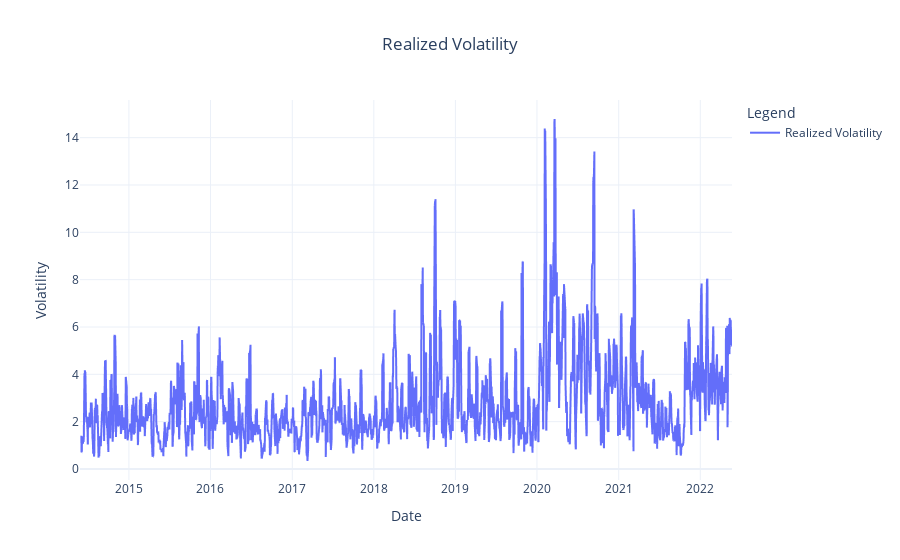

Notebook code cell kept with this figure:
### Code cell
newnames = {'Adj Close':'Realized Volatility'} # For Visualizations
fig = px.line(realized_vol, template='plotly_white', labels={'value':'Volatility'}, title='Realized Volatility')
fig.for_each_trace(lambda t: t.update(name = newnames[t.name],
                                      legendgroup = newnames[t.name],
                                      hovertemplate = t.hovertemplate.replace(t.name, newnames[t.name])
                                     )
                  )
fig.update_layout(
    title_x=0.5,
    legend_title="Legend"
)
fig.show()

### Figure 1 — Plotly figure (JSON) as saved in the notebook; plotly's stock layout.template omitted (floating-point values rounded to 4 significant figures; data arrays with more than 128 entries replaced by an {"elided": "..."} marker saying what was removed)
{"data": [{"hovertemplate": "variable=Realized Volatility<br>Date=%{x}<br>Volatility=%{y}<extra></extra>", "legendgroup": "Realized Volatility", "line": {"color": "#636efa", "dash": "solid"}, "marker": {"symbol": "circle"}, "mode": "lines", "name": "Realized Volatility", "showlegend": true, "type": "scattergl", "x": {"elided": "2014 str values"}, "xaxis": "x", "y": {"elided": "2014 float values"}, "yaxis": "y"}], "layout": {"legend": {"title": {"text": "Legend"}, "tracegroupgap": 0}, "title": {"text": "Realized Volatility", "x": 0.5}, "xaxis": {"anchor": "y", "domain": [0, 1], "title": {"text": "Date"}}, "yaxis": {"anchor": "x", "domain": [0, 1], "title": {"text": "Volatility"}}}}
